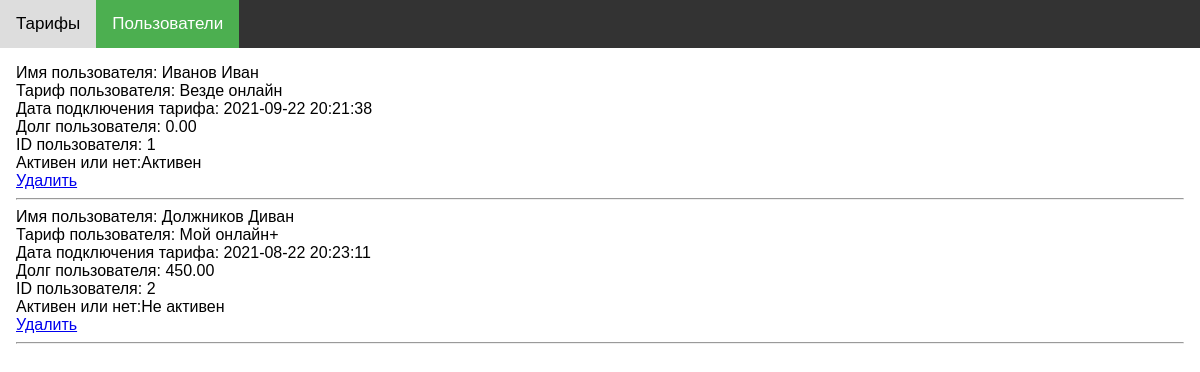
The page /users.php on the database its author committed.
### tables this page shows
CREATE TABLE `provider_users` (
  `id` int NOT NULL,
  `name` varchar(255) NOT NULL,
  `idRate` int NOT NULL,
  `timeConnect` datetime NOT NULL DEFAULT CURRENT_TIMESTAMP,
  `active` tinyint(1) NOT NULL,
  `debt` decimal(10,2) NOT NULL
);

CREATE TABLE `provider_rates` (
  `id` int NOT NULL,
  `rateTitle` varchar(255) NOT NULL,
  `rateSpeed` int NOT NULL,
  `rateText` varchar(255) NOT NULL,
  `ratePrice` int NOT NULL,
  `rateVolume` int NOT NULL DEFAULT '0'
);

### users.php (the view, shortened to what this page needs)
<!DOCTYPE html>
<html lang="en">
<head>
</head>
<body>
<div class="topnav">
  <a  href="catalog.php">Тарифы</a>
  <a href="users.php" class = "hoverable active">Пользователи</a>
</div>
<div style="padding:16px">
 <?php
$dbh = new PDO('mysql:dbname=Garanin;host=localhost' , 'Garanin' , 'rwuJiXRn');
     $sort = $_GET['a'];
     if(!isset($sort)){
      $sth = $dbh->prepare("SELECT provider_users.id, `name`, `idRate`, `timeConnect`, `active`, `debt`, `rateTitle` FROM `provider_users`
      join provider_rates on provider_rates.id = provider_users.idRate;
      ");
      $sth->execute();
      $users = $sth->fetchAll();
      foreach ($users as $user) {
      $c = $user['active'];
      if ($c == 1) {
        $c = 'Активен';
      } else {
        $c = 'Не активен';
      }
          echo 'Имя пользователя: '.$user['name'].'<br>Тариф пользователя: '. $user['rateTitle'].'<br>Дата подключения тарифа: '. $user['timeConnect'].'<br> Долг пользователя: '. $user['debt'] . '<br> ID пользователя: ' . $user['id'] .'<br> Активен или нет:' . $c. '<br>';
          echo '<a href="del.php?id='.$user['id'].'">Удалить</a>' . '<br><hr>';
          ;}
   }
    ?></div>
</body>
</html>

### users.php (style rules this page uses)
body { margin: 0; font-family: Arial, Helvetica, sans-serif; }
.topnav { overflow: hidden; background-color: #333; }
.topnav a { float: left; color: #f2f2f2; text-align: center; padding: 14px 16px; text-decoration: none; font-size: 17px; }
.topnav a.active { background-color: #4CAF50; color: white; }

### rows shown on the page
provider_users: name "Иванов Иван", idRate.rateTitle "Везде онлайн", timeConnect "2021-09-22 20:21:38", debt "0.00", id "1", active "Активен"
provider_users: name "Должников Диван", idRate.rateTitle "Мой онлайн+", timeConnect "2021-08-22 20:23:11", debt "450.00", id "2", active "Не активен"
